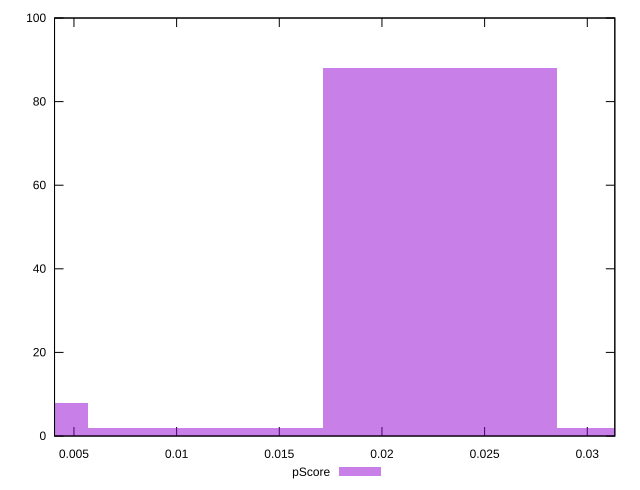

This figure's gnuplot source:
reset

$pScore <<EOF
0.02282940199916941 88
0.03424410299875411 2
0 8
0.011414700999584705 2
EOF

set key outside below
set boxwidth 0.011414700999584705
set xrange [0.004054126984273931:0.03134133461294292]
set yrange [0:100]
set trange [0:100]
set style fill transparent solid 0.5 noborder
set terminal svg size 640, 490 enhanced background rgb 'white'
set output "report_00015_2021-02-09T16-11-33.973Z/cumulative-layout-shift/samples/pages+cached+noadtech+nomedia/pScore/histogram.svg"

plot $pScore title "pScore" with boxes

reset
